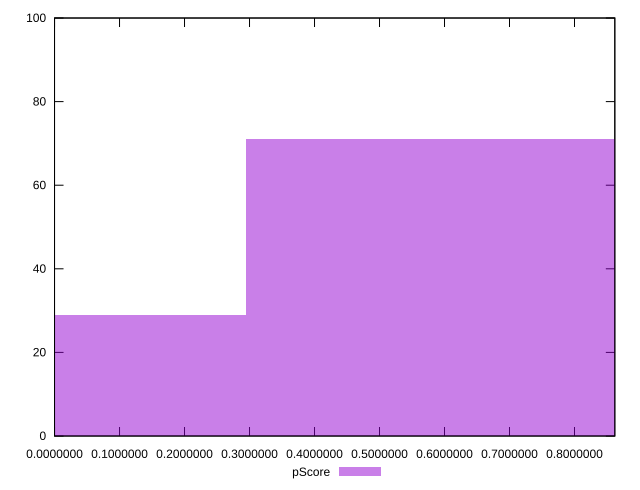

Here is the gnuplot script that generated this plot:
reset

$pScore <<EOF
0.5905574539996873 71
0 29
EOF

set key outside below
set boxwidth 0.5905574539996873
set xrange [2.0271319173259528e-7:0.8620327727006816]
set yrange [0:100]
set trange [0:100]
set style fill transparent solid 0.5 noborder
set terminal svg size 640, 490 enhanced background rgb 'white'
set output "reprap/estimated-input-latency/samples/pages+cached+noexternal+nomedia+nocss+nojs/pScore/histogram.svg"

plot $pScore title "pScore" with boxes

reset
